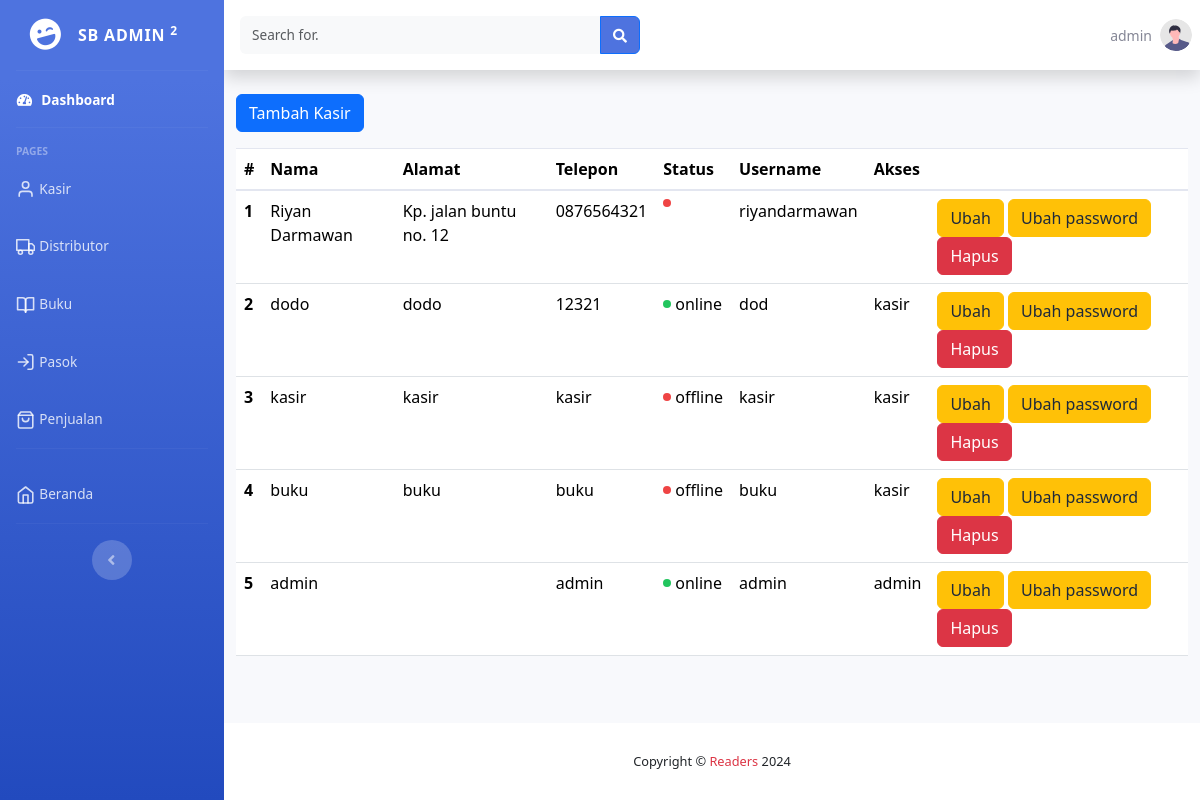
The app's page /dashboard/kasir/index.php (signed in) with its own data.
### tables this page shows
CREATE TABLE `kasir` (
  `id_kasir` int NOT NULL,
  `nama` varchar(35) DEFAULT NULL,
  `alamat` text,
  `telepon` varchar(13) DEFAULT NULL,
  `status` enum('online','offline') DEFAULT NULL,
  `username` varchar(30) DEFAULT NULL,
  `password` varchar(60) DEFAULT NULL,
  `akses` enum('admin','kasir') DEFAULT NULL
);

### dashboard/kasir/index.php (the view, shortened to what this page needs)
<?php
include '../../koneksi_database.php';
$sql = 'SELECT * FROM kasir';
$results = $conn->query($sql);
include '../layout/header.php';
include '../layout/sidebar.php';
$sql = 'SELECT * FROM kasir WHERE username="' . $_SESSION['login'] . '"';
$login = $conn->query($sql)->fetch_assoc();
?>
<div id="content-wrapper" class="d-flex flex-column">
    <div id="content">
        <?php include '../layout/topbar.php' ?>
        <div class="container-fluid container-wrap">
            <?php if ($login['akses'] === 'admin') : ?>
                <a href="/dashboard/kasir/tambah.php" class="btn btn-primary mb-3">Tambah Kasir</a>
            <?php endif; ?>
            <div class="table-responsive">
                <table class="table">
                    <thead>
                        <tr>
                            <th scope="col">#</th>
                            <th scope="col">Nama</th>
                            <th scope="col">Alamat</th>
                            <th scope="col">Telepon</th>
                            <th scope="col">Status</th>
                            <th scope="col">Username</th>
                            <th scope="col">Akses</th>
                            <th scope="col">&nbsp;</th>
                        </tr>
                    </thead>
                    <tbody>
                        <?php
                        $no = 1;
                        foreach ($results as $result) :
                        ?>
                            <tr>
                                <th scope="row"><?= $no ?></th>
                                <td><?= $result['nama'] ?></td>
                                <td><?= $result['alamat'] ?></td>
                                <td><?= $result['telepon'] ?></td>
                                <td>
                                    <div class="flex items-center gap-1">
                                        <div class="w-2 h-2 rounded-full bg-<?= $result['status'] === 'online' ? 'green' : 'red' ?>-500"></div>
                                        <p><?= $result['status'] ?></p>
                                    </div>
                                </td>
                                <td><?= $result['username'] ?></td>
                                <td><?= $result['akses'] ?></td>
                                <?php if ($login['akses'] === 'admin') : ?>
                                    <td>
                                        <a href="/dashboard/kasir/ubah.php?id=<?= $result['id_kasir'] ?>" class="btn btn-warning text-slate-800 hover:text-slate-800 active:text-slate-800 focus:text-slate-800">Ubah</a>
                                        <a href="/dashboard/kasir/ubah-password.php?id=<?= $result['id_kasir'] ?>" class="btn btn-warning text-slate-800 hover:text-slate-800 active:text-slate-800 focus:text-slate-800">Ubah password</a>
                                        <a href="/dashboard/kasir/hapus.php?id=<?= $result['id_kasir'] ?>" class="btn btn-danger">Hapus</a>
                                    </td>
                                <?php endif; ?>
                            </tr>
                        <?php
                            $no++;
                        endforeach;
                        ?>
                    </tbody>
                </table>
            </div>
        </div>
    </div>
    <?php include '../layout/footer.php' ?>

### dashboard/layout/topbar.php (shortened to what this page needs)
<?php
$sql = 'SELECT * FROM kasir WHERE username="' . $_SESSION['login'] . '"';
$login = $conn->query($sql)->fetch_assoc();
?>
<nav class="navbar navbar-expand navbar-light bg-white topbar mb-4 static-top shadow">
    <form class="d-none d-sm-inline-block form-inline mr-auto ml-md-3 my-2 my-md-0 mw-100 navbar-search" action="" method="get">
        <div class="input-group">
            <input type="text" class="form-control bg-light border-0 small" placeholder="Search for." aria-label="Search" aria-describedby="basic-addon2" id="search" name="search" autocomplete="off">
            <div class="input-group-append">
                <button class="btn btn-primary bg-[#4e73df]" type="submit">
                    <i class="fas fa-search fa-sm"></i>
                </button>
            </div>
        </div>
    </form>
    <ul class="navbar-nav ml-auto">
        <li class="nav-item dropdown no-arrow">
            <a class="nav-link dropdown-toggle" href="#" id="userDropdown" role="button" data-toggle="dropdown" aria-haspopup="true" aria-expanded="false">
                <span class="mr-2 d-none d-lg-inline text-gray-600 small"><?= $login['nama'] ?></span>
                <img class="img-profile rounded-circle" src="/assets/img/undraw_profile.svg">
            </a>
        </li>
    </ul>
</nav>

### assets/css/style.css (style rules this page uses)
.container-wrap { height: 100%; }

### records on screen
kasir: nama "admin", telepon "admin", status "online", username "admin", akses "admin"
kasir: nama "Riyan Darmawan", alamat "Kp. jalan buntu no. 12", telepon "0876564321", username "riyandarmawan"
kasir: nama "dodo", alamat "dodo", telepon "12321", status "online", username "dod", akses "kasir"
kasir: nama "kasir", alamat "kasir", telepon "kasir", status "offline", username "kasir", akses "kasir"
kasir: nama "buku", alamat "buku", telepon "buku", status "offline", username "buku", akses "kasir"
